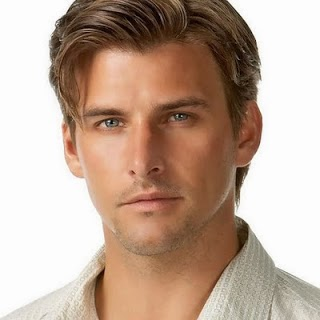
%> input picture AnalysisFilter/im.jpg, 320 x 320 px
$ octave meanofmeanfilter.m   (GNU Octave 9; MATLAB toolbox functions it lacks are replaced by stand-ins)
%> lines starting %> are read from the running program, lines starting %| are printed output that depends on the picture
### AnalysisFilter/usnr.m
function usnr=usnr(outi,inpui)
outii=outi;
inpuii=inpui;
[m n]=size(inpuii);
 pixa=m*n;
 messs=0.0;
outtt=(outii-inpuii);
outtt=outtt.*outtt;
messs=sum(sum(outtt));
inpuii=(inpuii.*inpuii);
inpuii=sum(sum(inpuii));
 af=inpuii/messs;
 usnr=20*log((af))/log(10);

### AnalysisFilter/upsnr.m
function upsnr=upsnr(outi,inpui)
 [m n]=size(inpui);
 pixa=m*n;
 mes=0.0;
outt=(outi-inpui);
outt=outt.*outt;
mes=sum(sum(outt));
 mes=(mes)/pixa;
 af=(255*255)/mes;
 upsnr=20*log((af))/log(10);

### AnalysisFilter/meanofmeanfilter.m
clc;
A = imread('im.jpg') ;
%> A is the input picture: size 320x320x3 uint8; mean R, G, B 191.7, 168, 152.3
 figure,imshow(A);
 A=rgb2gray(A);
%> A: size 320x320 uint8
  figure,imshow(A);
 A=imnoise(A,'salt & pepper',0.1);
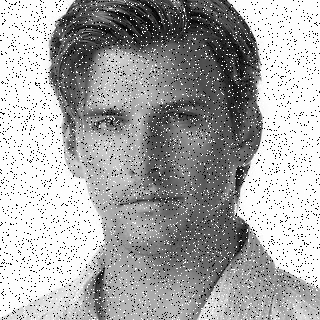
%> A: size 320x320 uint8; min 0, max 255, mean 168.7
inpui=A;
 figure,imshow(A);
[m n] = size(A);
%> m = 320; n = 320
Y=zeros(m+2,n+2);
Y(2:m+1,2:n+1)=A;
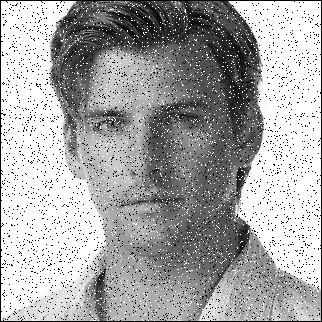
%> Y: size 322x322 double; min 0, max 255, mean 166.6
z=A;
for i=2:m+1
    for j=2:n+1
           k=Y(i-1:i+1,j-1:j+1);
            z(i-1,j-1) = round(sum(k(:))/9);
    end
end
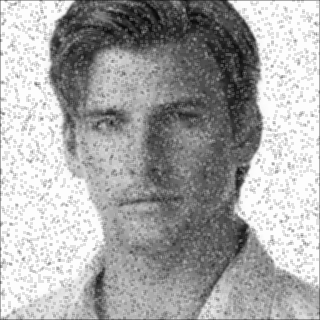
%> z: size 320x320 uint8; min 7, max 254, mean 167.9
figure,imshow(z);
Y=zeros(m+2,n+2);
Y(2:m+1,2:n+1)=z;
z=A;
for i=2:m+1
    for j=2:n+1
           k=Y(i-1:i+1,j-1:j+1);
            z(i-1,j-1) = round(sum(k(:))/9);
    end
end
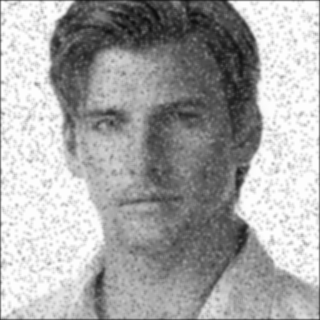
%> z: size 320x320 uint8; min 13, max 254, mean 167.3
figure,imshow(z);
outi=z;

 snr1=usnr(outi,inpui)
%> in usnr, `outtt=(outii-inpuii);`:
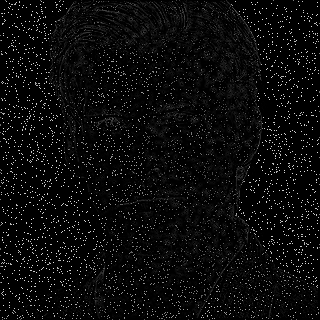
%> outtt: size 320x320 uint8; min 0, max 226, mean 10.4
%> in usnr, `outtt=outtt.*outtt;`:
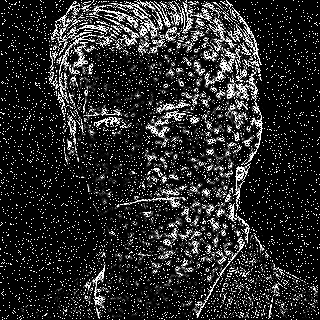
%> outtt: size 320x320 uint8; min 0, max 255, mean 41
%> in usnr, `messs=sum(sum(outtt));`: messs = 4198610
%> in usnr, `inpuii=(inpuii.*inpuii);`:
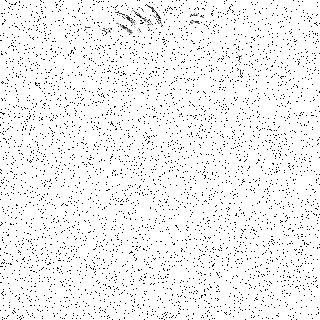
%> inpuii: size 320x320 uint8; min 0, max 255, mean 241.8
%> in usnr, `inpuii=sum(sum(inpuii));`: inpuii = 24756095
%> in usnr, `af=inpuii/messs;`: af = 5.9
%> in usnr, `usnr=20*log((af))/log(10);`: usnr = 15.41
%> snr1 = 15.41
psnr1=upsnr(outi,inpui)
%> in upsnr, `mes=sum(sum(outt));`: mes = 4198610
%> in upsnr, `mes=(mes)/pixa;`: mes = 41
%> in upsnr, `af=(255*255)/mes;`: af = 1585.9
%> in upsnr, `upsnr=20*log((af))/log(10);`: upsnr = 64.01
%> psnr1 = 64.01

clear all
